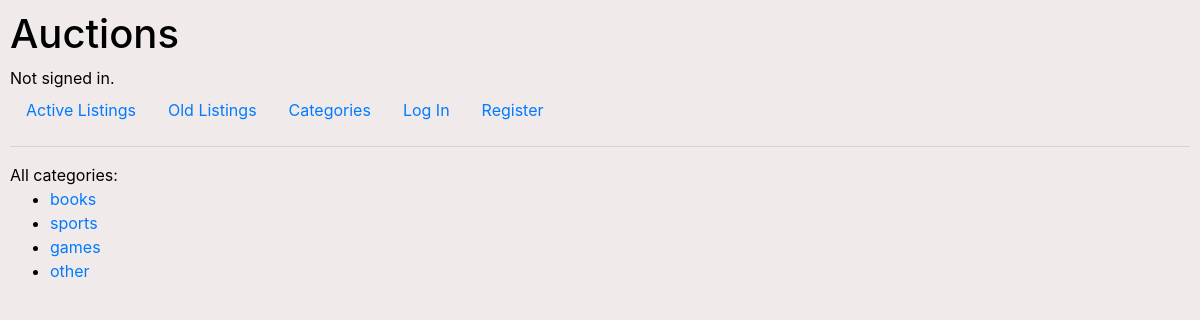
The page /category on the database its author committed.
### auctions/models.py (models this page shows, shortened)
class Auction(models.Model):
    id = models.AutoField(primary_key=True)
    category_choices = (
        ("sports", "sports"),
        ("books", "books"),
        ("other", "other"),
        ("games", "games")
    )
    name = models.CharField(max_length=128)
    category = models.CharField(max_length=15, choices=category_choices, default="other")
    price = models.DecimalField(decimal_places=2, max_digits=10)
    about = models.TextField()
    created_date = models.DateTimeField(default=datetime.datetime.now)
    author = models.ForeignKey(User, on_delete=models.CASCADE)  #settings.AUTH_USER_MODEL
    status = models.BooleanField(default=True)
    title_image = models.CharField(max_length=200, blank=True)
    image = models.ImageField(upload_to='images/', blank=True)

### auctions/views.py (the view)
# urls.py: path("category", views.all_categories, name="category"),
def all_categories(request):
    categories_list = util.get_category()
    return render(request, "auctions/category.html", {
        "categories_list": categories_list
    })

### auctions/util.py (called while the page is built)
def get_category():
    categories_list = []
    categories = Auction.objects.all()
    for i in categories:                            # подумати як оптимізувати...
        if i.category not in categories_list:
            categories_list.append(i.category)
    return categories_list

### auctions/templates/auctions/category.html
{% extends "auctions/layout.html" %}
{% block body %}
All categories:
<ul>
{% for category in categories_list%}
<li><a href="{% url 'categorysearch' category  %}" >{{ category }}</a></li>
{% endfor %}
</ul>
{% endblock %}

### auctions/static/auctions/mystyles2.css (style rules this page uses)
body { padding: 10px; background-color: rgb(241, 234, 234); color: black; }

### rows shown on the page
Auction: categories_list "books"
Auction: categories_list "sports"
Auction: categories_list "games"
Auction: categories_list "other"
